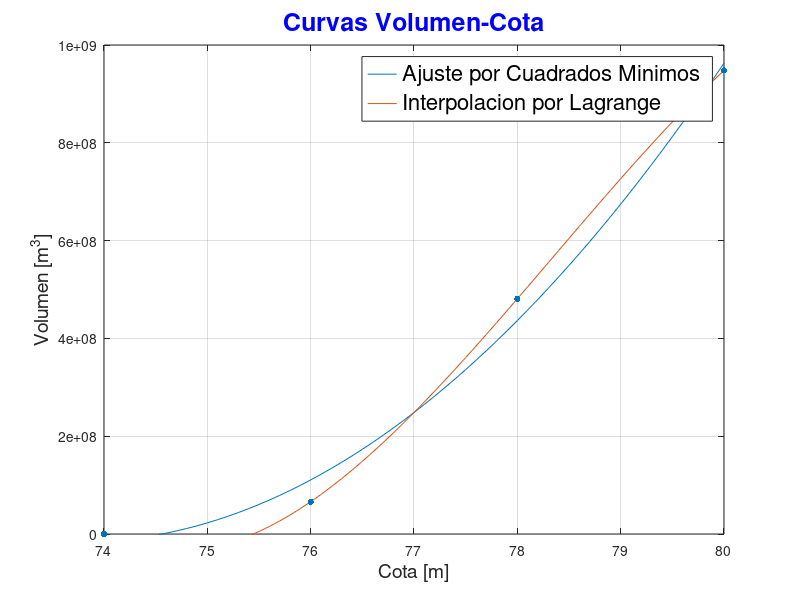

Source code (MATLAB):
#Todos los valores estan expresados en [m], [dia] y [g]

Kbd0 = 0.1;   #[1/dia]
Ka = 0.01;    #[1/dia]
KO = 1.4;     #[g^2/m^6] #valor correspondiente a KO2^2
DBOe = 20;    #[g/m^3]
ODe = 2;      #[g/m^3]
ODs = 9;      #[g/m^3]

f = 86400;    #factor de conversion de m^3/s a m^3/dia
Q_e = [];     #[m^3/dia]
for i = 1:365
  if i<=31
    Q_e(i) = 6;
  elseif 31<i && i<=59
    Q_e(i) = 9;
  elseif 59<i && i<=90
    Q_e(i) = 12;
  elseif 90<i && i<=120
    Q_e(i) = 15;
  elseif 120<i && i<=151
    Q_e(i) = 19;
  elseif 151<i && i<=181
    Q_e(i) = 25;
  elseif 181<i && i<=212
    Q_e(i) = 25;
  elseif 212<i && i<=243
    Q_e(i) = 18;
  elseif 243<i && i<=273
    Q_e(i) = 14;
  elseif 273<i && i<=304
    Q_e(i) = 10;
  elseif 304<i && i<=334
    Q_e(i) = 7;
  else
    Q_e(i) = 6;
    endif
endfor
Q_e = f* Q_e

Q_s = [];
for i = 1:365
  if i<=31
    Q_s(i) = 0;
  elseif 31<i && i<=59
    Q_s(i) = 0;
  elseif 59<i && i<=90
    Q_s(i) = 12;
  elseif 90<i && i<=120
    Q_s(i) = 15;
  elseif 120<i && i<=151
    Q_s(i) = 19;
  elseif 151<i && i<=181
    Q_s(i) = 44;
  elseif 181<i && i<=212
    Q_s(i) = 34;
  elseif 212<i && i<=243
    Q_s(i) = 18;
  elseif 243<i && i<=273
    Q_s(i) = 14;
  elseif 273<i && i<=304
    Q_s(i) = 10;
  elseif 304<i && i<=334
    Q_s(i) = 0;
  else
    Q_s(i) = 0;
    endif
endfor
Q_s = f* Q_s;

#EJERCICIO B

volumen = [0; 66; 481; 948]; #volumen en Hm^3
c = 1000000; #conversor de Hm^3 a m^3
Volumen = c * volumen;#volumen en m^3
Cota = [74; 76; 78; 80]; #cotas en m

#Interpolacion por Lagrange

produ_denominadores_delta  = [];
for i = 1:4
    denominadores_delta = [];
    k = 0;
    for j = 1:4
            if j != i
                    k = k+1;
                      denominadores_delta(k) = (Cota(i) - Cota(j));
            endif
    endfor
    produ_denominadores_delta(i) = prod(denominadores_delta(1,:));
endfor

function L = l(x, Cota,produ_denominadores_delta, Volumen)  #polinomio interpolante
    delta0 = (x-Cota(2)).*(x-Cota(3)).*(x-Cota(4))/produ_denominadores_delta(1);
    delta1 = (x-Cota(1)).*(x-Cota(3)).*(x-Cota(4))/produ_denominadores_delta(2);
    delta2 = (x-Cota(1)).*(x-Cota(2)).*(x-Cota(4))/produ_denominadores_delta(3);
    delta3 = (x-Cota(1)).*(x-Cota(2)).*(x-Cota(3))/produ_denominadores_delta(4);
    L = delta0.*Volumen(1) + delta1.*Volumen(2) + delta2.*Volumen(3) + delta3.*Volumen(4);
endfunction

#Ajuste cuadratico

fi0 = [1; 1; 1; 1];
fi1 = [74; 76; 78; 80];
fi2 = [74^2; 76^2; 78^2; 80^2];

A = [fi0'*fi0 fi1'*fi0 fi2'*fi0; fi0'*fi1 fi1'*fi1 fi2'*fi1; fi0'*fi2 fi1'*fi2 fi2'*fi2]; #matriz de sist. de ecuaciones normales
b = [Volumen'*fi0; Volumen'*fi1; Volumen'*fi2]; #vector independiente del sist. de ecuaciones normales

c = inv(A)*b; #vector de coeficientes de la funcion de ajuste

function ajuste = a(x,c)
    ajuste = c(1) + c(2).*x + c(3).*x.^2;
endfunction

#Ploteo de las curvas
x = 74:0.1:80;
plot(x,a(x,c))
hold on;
plot(x,l(x, Cota,produ_denominadores_delta, Volumen))
hold on;
scatter(Cota, Volumen,20, 'filled')
hold off;
le = legend('Ajuste por Cuadrados Minimos', 'Interpolacion por Lagrange')
set(le,'fontsize', 16)
xlabel('Cota [m]','fontsize',14)
ylabel('Volumen [m^3]','fontsize',14)
title('Curvas Volumen-Cota','fontsize',18,'color','blue')
grid
xlim([74 80])
ylim([0 1000000000])

#EJERCICIO C

cota0 = 77 + 9/10;
volumen0 = a(cota0,c);
